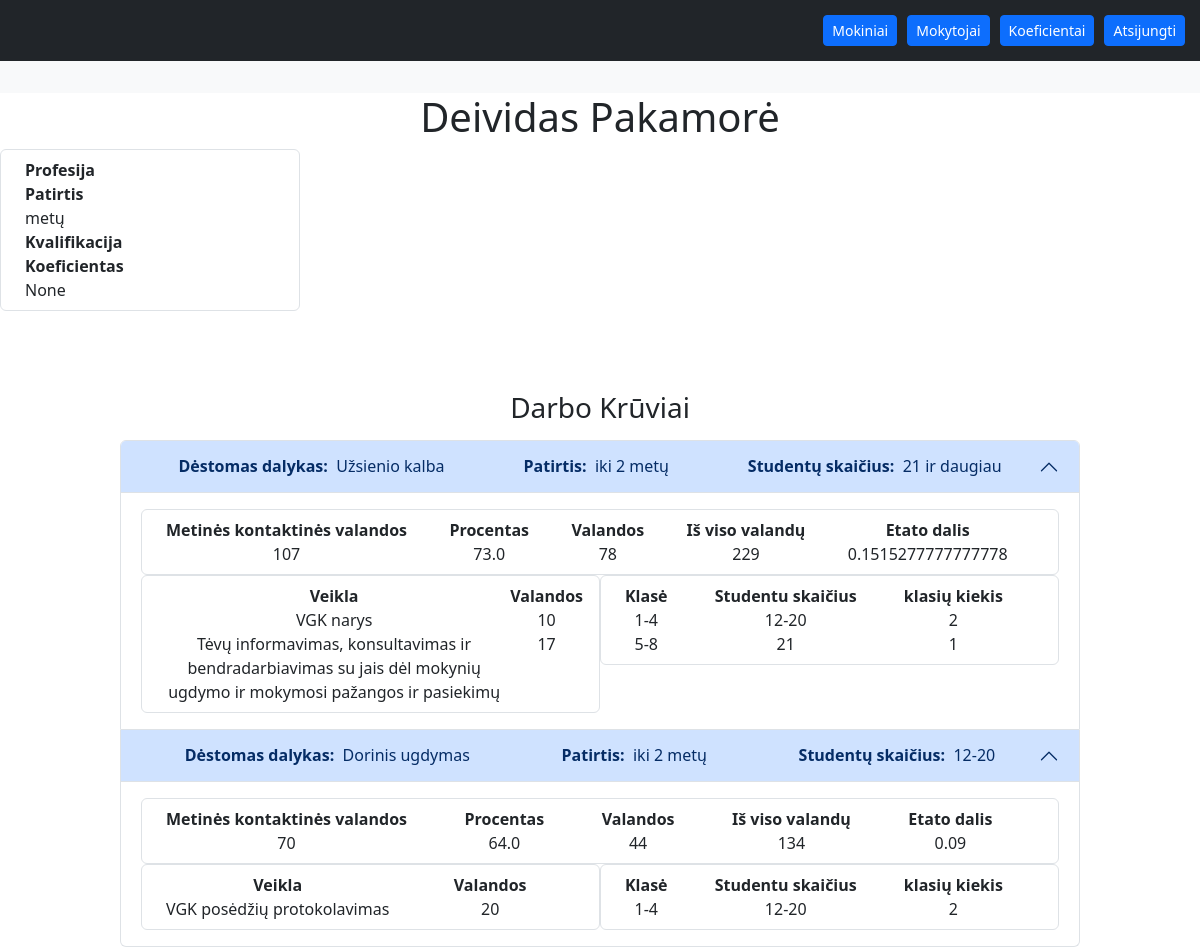
Before: /employees/employee/2/ with the older database file.
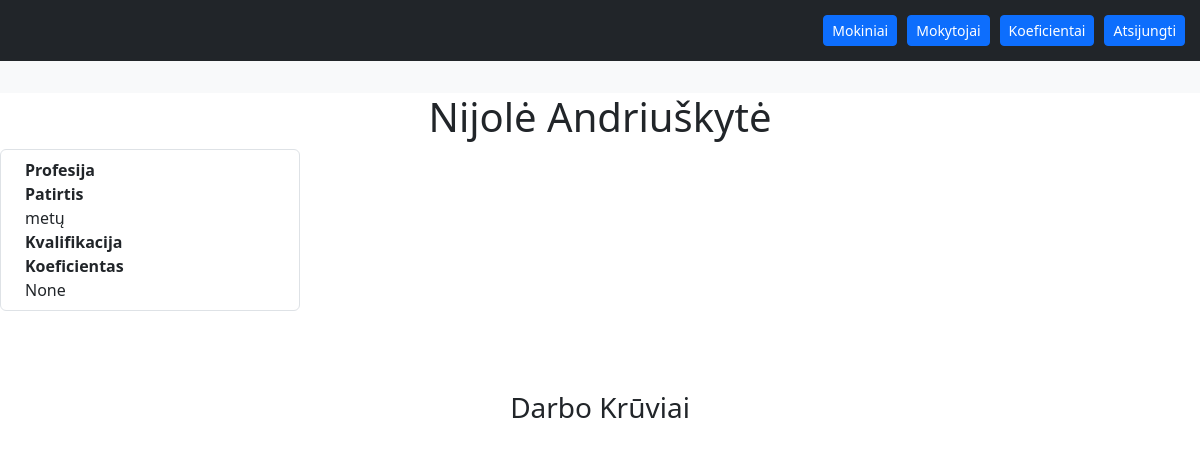
After: the same page with the newer database file.
### employees/models.py (models this page shows, shortened)
class Teacher(models.Model):
    first_name = models.CharField(max_length=30)
    last_name = models.CharField(max_length=30)
    birth_date = models.CharField(max_length=30, blank=True)
    phone_number = models.CharField(max_length=30, blank=True)
    email = models.CharField(max_length=100, blank=True)
    home_address = models.CharField(max_length=255, blank=True)
    koefficient = models.ForeignKey(Koefficient, null=True, blank=True, on_delete=models.SET_NULL)
    date_created = models.DateTimeField(auto_now_add=True)
    date_modified = models.DateTimeField(auto_now=True)

### workload_calculator/models.py (models this page shows)
class Workload(models.Model):
    teacher = models.ForeignKey(Teacher, on_delete=models.CASCADE)
    contactless_hour_percent = models.ForeignKey(ContactlessHourPercent, models.CASCADE)
    contact_hours = models.IntegerField(null=True)
    contactless_hours = models.IntegerField(null=True)
    total_hours = models.IntegerField(null=True)
    etat_fraction = models.FloatField(null=True)
    date_created = models.DateTimeField(auto_now_add=True)
    date_modified = models.DateTimeField(auto_now=True)

class ContactClasses(models.Model):
    CLASS_GRADES = (
        ('1-4', 'Kontaktinės 1-4 kl.'),
        ('5-8', 'Kontaktinės 5-8 kl.'),
    )
    SUTEDENT_COUNTS = (
        ('12-20', '12-20 mokinių klasėje'),
        ('21', '21 ir daugiau mokinių klasėje'),
    )
    workload = models.ForeignKey(Workload, default=None, null=True, on_delete=models.CASCADE)
    grade_range = models.CharField(max_length=100, choices=CLASS_GRADES)
    student_count_range = models.CharField(max_length=100, choices=SUTEDENT_COUNTS)
    classes_count = models.IntegerField()
    date_created = models.DateTimeField(auto_now_add=True)
    date_modified = models.DateTimeField(auto_now=True)

### contactless_percent_calculator/models.py (models this page shows)
class ContactlessHourPercent(models.Model):
    TEACHING_SUBJECTS = (
        ('Pradinis ugdymas', 'Pradinis ugdymas'),
        ('Dorinis ugdymas', 'Dorinis ugdymas'),
        ('Lietuvių kalba, gimtoji kalba', 'Lietuvių kalba, gimtoji kalba'),
        ('Užsienio kalba', 'Užsienio kalba'),
        ('Matematika', 'Matematika'),
        ('Informacinės technologijos', 'Informacinės technologijos'),
        ('Gamtamokslinis ugdymas', 'Gamtamokslinis ugdymas'),
        ('Socialinis ugdymas', 'Socialinis ugdymas'),
        ('Menai, technologijos, kūno kultūra...', 'Menai, technologijos, kūno kultūra...'),
        ('Neformalusis švietimas', 'Neformalusis švietimas'),
    )
    WORK_EXPERIENCE_PERIODS = (
        ('iki 2 metų', 'iki 2 metų'),
        ('daugiau nei 2 metai', 'daugiau nei 2 metai'),
    )
    BORAD_STUDENT_COUNTS = (
        ('ne daugiau kaip 11', 'ne daugiau kaip 11'),
        ('12-20', '12-20'),
        ('21 ir daugiau', '21 ir daugiau')
    )
    teaching_subject = models.CharField(max_length=255, choices=TEACHING_SUBJECTS)
    work_experience_period = models.CharField(max_length=255, choices=WORK_EXPERIENCE_PERIODS)
    student_count = models.CharField(max_length=255, choices=BORAD_STUDENT_COUNTS)
    percent = models.FloatField()
    date_created = models.DateTimeField(auto_now_add=True)
    date_modified = models.DateTimeField(auto_now=True)
    def __str__(self) -> str:
        return str(self.percent)

### activities/models.py (models this page shows, shortened)
class Activity(models.Model):
    TYPES = (
        ('Privaloma Veikla', 'Privaloma Veikla'),
        ('Sulygstama veikla', 'Sulygstama Veikla'),
    )
    type = models.CharField(max_length=50, choices=TYPES)
    name = models.CharField(max_length=255)
    date_created = models.DateTimeField(auto_now_add=True)
    date_modified = models.DateTimeField(auto_now=True)

### employees/views.py (the view)
# urls.py: path('employee/<int:pk>/', TeacherDetailView.as_view(), name='teacher-detail'),
class TeacherDetailView(DetailView):
    model = Teacher
    template_name = 'teacher-detail.html'
    context_object_name = 'teacher'
    def get_context_data(self, **kwargs):
        context = super().get_context_data(**kwargs)
        teacher_id = self.kwargs.get('pk')
        teacher_instance = Teacher.objects.get(id=teacher_id)
        workloads = Workload.objects.filter(teacher=teacher_instance)
        for workload in workloads:
            activities_to_workload = ActivityToWorkload.objects.filter(workload=workload)
            yearly_hours = [YearlyHours.objects.get(id=i.yearly_hours.id) for i in activities_to_workload]
            activity_ids = list(dict.fromkeys([i.activity.id for i in yearly_hours]))
            activities = [Activity.objects.get(id=i) for i in activity_ids]
            for activity in activities:
                for yearly_hour in yearly_hours:
                    if yearly_hour.activity.id == activity.id:
                        activity.yearly_hours = yearly_hour.hours
            workload.contact_classes = ContactClasses.objects.filter(workload=workload.id)
            workload.activities = activities
        context['workloads'] = workloads
        return context

### employees/templates/teacher-detail.html (shortened to what this page needs)
{% extends 'employee-layout.html' %}
{% load static %}
{% block content %}
<h1>{{ teacher.first_name }} {{ teacher.last_name }}</h1>
  <ol class="list-group list-group koefficient-detail">
    <li class="list-group-item d-flex justify-content-between align-items-start flex-column">
      <div class="ms-2 me-auto">
        <div class="fw-bold">Profesija</div>
      </div>
      <div class="ms-2 me-auto">
        <div class="fw-bold">Patirtis</div>
        {{ teacher.koefficient.experience }} metų
      </div>
      <div class="ms-2 me-auto">
        <div class="fw-bold">Kvalifikacija</div>
      </div>
      <div class="ms-2 me-auto">
        <div class="fw-bold">Koeficientas</div>
        {{ teacher.koefficient }}
      </div>
    </li>
  </ol>
  <div class="accordion" id="accordionExample">
    <h3>Darbo Krūviai</h3>
    {% for workload in workloads %}
    <div class="accordion-item">
      <h2 class="accordion-header" id="headingOne">
        <button class="accordion-button" type="button" data-bs-toggle="collapse"
          data-bs-target="#collapse{{ workload.id }}" aria-expanded="true" aria-controls="collapse{{ workload.id }}">
          <div class="accordion-header-wrapper">
            <div>
              <strong>Dėstomas dalykas:&nbsp;</strong> {{ workload.contactless_hour_percent.teaching_subject}}
            </div>
            <div>
              <strong>&nbsp;Patirtis:&nbsp;</strong> {{workload.contactless_hour_percent.work_experience_period}}
            </div>
            <div>
              <strong>&nbsp;Studentų skaičius:&nbsp;</strong> {{workload.contactless_hour_percent.student_count}}
            </div>
          </div>
        </button>
      </h2>
      <div id="collapse{{ workload.id }}" class="accordion-collapse collapse show"
        aria-labelledby="heading{{ workload.id }}" data-bs-parent="#accordionExample">
        <div class="accordion-body">
          <ol class="list-group list-group workload-detail-list">
            <li class="list-group-item d-flex justify-content-between align-items-start">
              <div class="ms-2 me-auto">
                <div class="fw-bold">Metinės kontaktinės valandos</div>
                {{workload.contact_hours}}
              </div>
              <div class="ms-2 me-auto">
                <div class="fw-bold">Procentas</div>
                {{workload.contactless_hour_percent}}
              </div>
              <div class="ms-2 me-auto">
                <div class="fw-bold">Valandos</div>
                {{workload.contactless_hours}}
              </div>
              <div class="ms-2 me-auto">
                <div class="fw-bold">Iš viso valandų</div>
                {{workload.total_hours}}
              </div>
              <div class="ms-2 me-auto">
                <div class="fw-bold">Etato dalis</div>
                {{workload.etat_fraction}}
              </div>
            </li>
          </ol>
          <div class="d-flex">
            <ol class="list-group list-group activity-detail-list">
              <li class="list-group-item d-flex justify-content-between align-items-start">
                <div class="ms-2 me-auto">
                  <div class="fw-bold d-flex flex-column">Veikla</div>
                  {% for activity in workload.activities %}
                  <div>
                    {{activity.name}}
                  </div>
                  {% endfor %}
                </div>
                <div class="ms-2 me-auto">
                  <div class="fw-bold d-flex flex-column">Valandos</div>
                  {% for activity in workload.activities %}
                  <div>
                    {{activity.yearly_hours}}
                  </div>
                  {% endfor %}
                </div>
              </li>
            </ol>
            <ol class="list-group list-group activity-detail-list">
              <li class="list-group-item d-flex justify-content-between align-items-start">
                <div class="ms-2 me-auto">
                  <div class="fw-bold d-flex flex-column">Klasė</div>
                  {% for contact_class in workload.contact_classes %}
                  <div>
                    {{contact_class.grade_range}}
                  </div>
                  {% endfor %}
                </div>
                <div class="ms-2 me-auto">
                  <div class="fw-bold d-flex flex-column">Studentu skaičius</div>
                  {% for contact_class in workload.contact_classes %}
                  <div>
                    {{contact_class.student_count_range}}
                  </div>
                  {% endfor %}
                </div>
                <div class="ms-2 me-auto">
                  <div class="fw-bold d-flex flex-column">klasių kiekis</div>
                  {% for contact_class in workload.contact_classes %}
                  <div>
                    {{contact_class.classes_count}}
                  </div>
                  {% endfor %}
                </div>
              </li>
            </ol>
          </div>
        </div>
      </div>
    </div>
    {% endfor %}
  </div>
{% endblock %}

### employees/templates/employee-layout.html (shortened to what this page needs)
{% extends 'layout.html' %}
{% block toolbar %}
  <nav class="navbar navbar-expand-lg navbar-light bg-light">
    <div class="container-fluid">
      <div class="collapse navbar-collapse" id="navbarText">
      </div>
    </div>
  </nav>
{% endblock %}

### homepage/templates/layout.html (shortened to what this page needs)
<!DOCTYPE html>
<html lang="en">
  <head>
    {% load bootstrap5 %}
    {% bootstrap_css %}
  </head>
  <body>
    <nav class="navbar navbar-dark bg-dark justify-content-end" style="padding: 15px 15px; gap: 10px;">
      <a href="{% url 'student-list' %}"><button type="button" class="btn btn-primary btn-sm">Mokiniai</button></a>
      <a href="{% url 'teacher-list' %}"><button type="button" class="btn btn-primary btn-sm">Mokytojai</button></a>
      <a href="{% url 'koefficient-list' %}"><button type="button" class="btn btn-primary btn-sm">Koeficientai</button></a>
      <a href="{% url 'custom_logout' %}"><button type="button" class="btn btn-primary btn-sm">Atsijungti</button></a>
    </nav>
    {% block toolbar %}{% endblock %}
    {% block content %}{% endblock %}
  </body>
</html>

### employees/templates/teacher-detail.html (style rules this page uses)
h1 { text-align: center; }
h3 { text-align: center; margin: 80px 0 15px 0; }
.koefficient-detail { max-width: 300px; }
.accordion { max-width: 80%; margin: 0 auto 0 auto; }

Changed rows visible on the page:
removed Workload: contactless_hour_percent.teaching_subject "Užsienio kalba", contactless_hour_percent.work_experience_period "iki 2 metų", contactless_hour_percent.student_count "21 ir daugiau", contact_hours "107", contactless_hour_percent "73.0", contactless_hours "78", total_hours "229", etat_fraction "0.1515277777777778"
no longer on this page (row unchanged): Activity: name "VGK narys", yearly_hours "10"
no longer on this page (row unchanged): Activity: name "Tėvų informavimas, konsultavimas ir bendradarbiavimas su jais dėl mokynių ugdymo ir mokymosi pažangos ir pasiekimų", yearly_hours "17"
removed ContactClasses: grade_range "1-4", student_count_range "12-20", classes_count "2"
removed ContactClasses: grade_range "5-8", student_count_range "21", classes_count "1"
removed Workload: contactless_hour_percent.teaching_subject "Dorinis ugdymas", contactless_hour_percent.work_experience_period "iki 2 metų", contactless_hour_percent.student_count "12-20", contact_hours "70", contactless_hour_percent "64.0", contactless_hours "44", total_hours "134", etat_fraction "0.09"
no longer on this page (row unchanged): Activity: name "VGK posėdžių protokolavimas", yearly_hours "20"
removed ContactClasses: grade_range "1-4", student_count_range "12-20", classes_count "2"
changed Teacher "None": first_name "Deividas" → "Nijolė"; last_name "Pakamorė" → "Andriuškytė"
